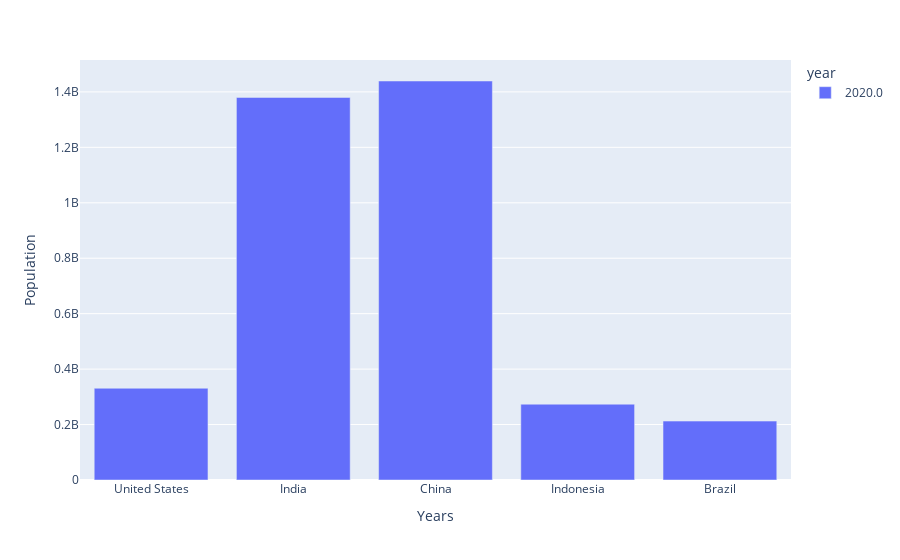

The code cell stored with this chart in its notebook:
### Code cell
df_pivot_2020.plot.bar().update_layout(
    xaxis_title='Years',
    yaxis_title='Population'
)

### Figure 1 — Plotly figure (JSON) as saved in the notebook; plotly's stock layout.template omitted (floating-point values rounded to 4 significant figures)
{"data": [{"hovertemplate": "year=2020.0<br>country=%{x}<br>value=%{y}<extra></extra>", "legendgroup": "2020.0", "marker": {"color": "#636efa", "pattern": {"shape": ""}}, "name": "2020.0", "orientation": "v", "showlegend": true, "textposition": "auto", "type": "bar", "x": ["United States", "India", "China", "Indonesia", "Brazil"], "xaxis": "x", "y": [331000000.0, 1380000000.0, 1439000000.0, 273500000.0, 212600000.0], "yaxis": "y"}], "layout": {"barmode": "relative", "legend": {"title": {"text": "year"}, "tracegroupgap": 0}, "margin": {"t": 60}, "xaxis": {"anchor": "y", "domain": [0, 1], "title": {"text": "Years"}}, "yaxis": {"anchor": "x", "domain": [0, 1], "title": {"text": "Population"}}}}
